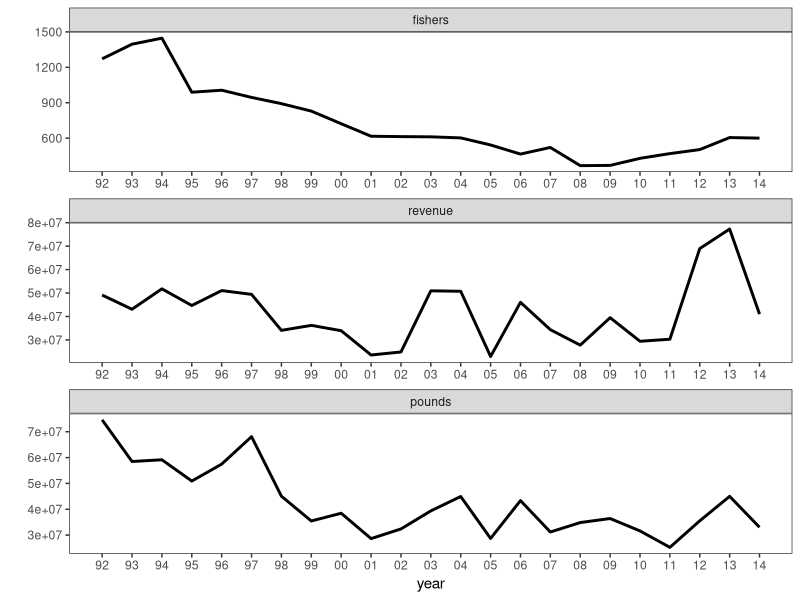
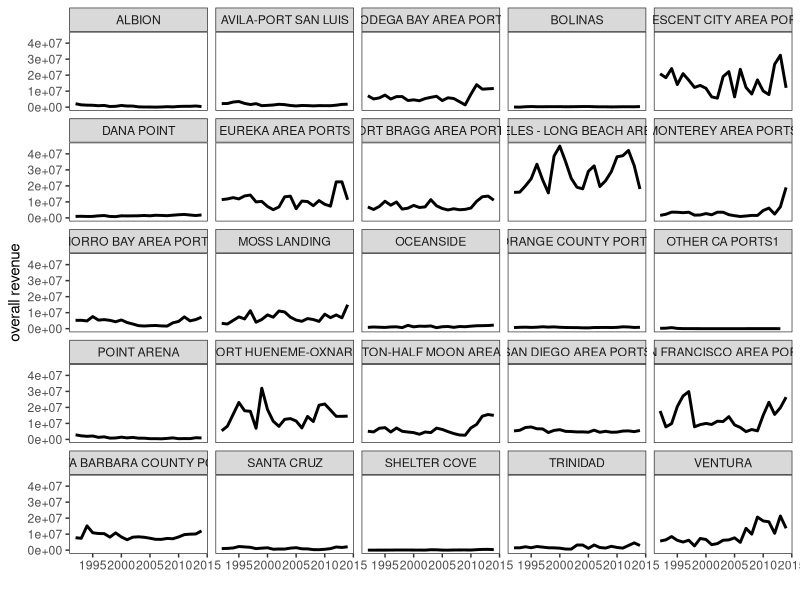
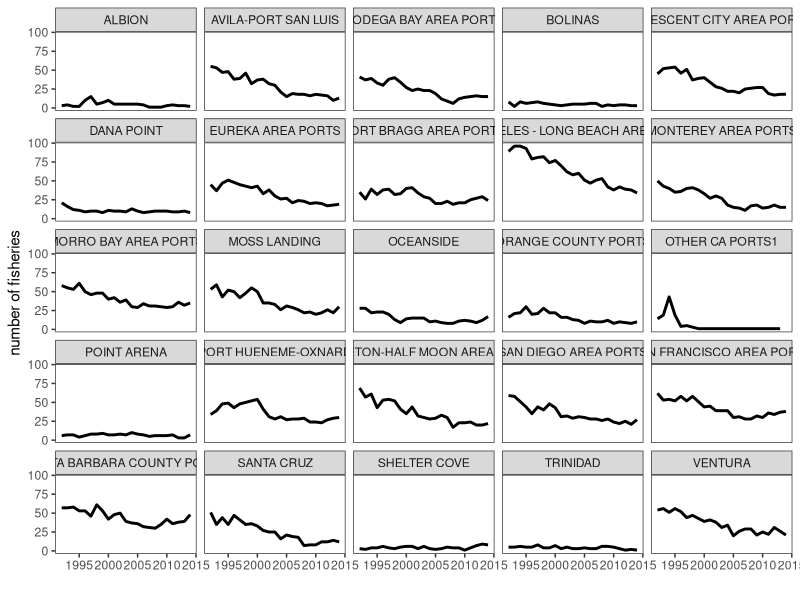
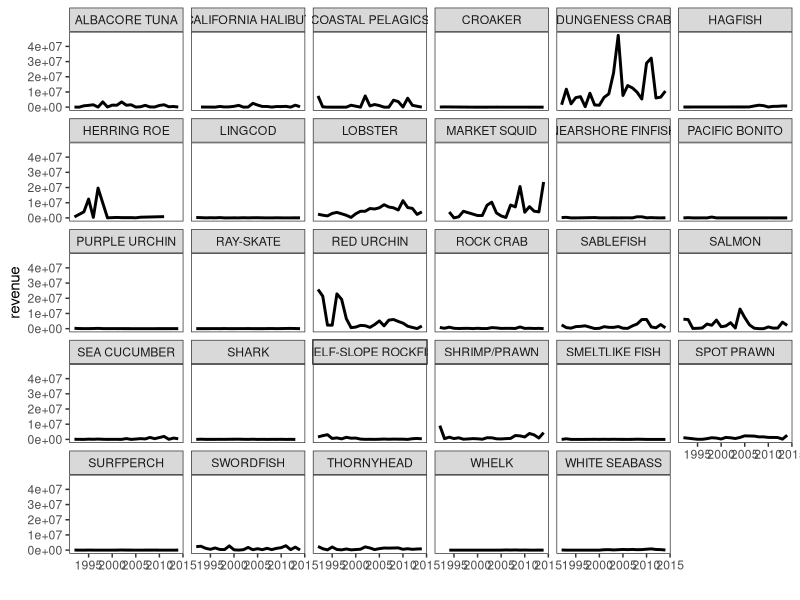
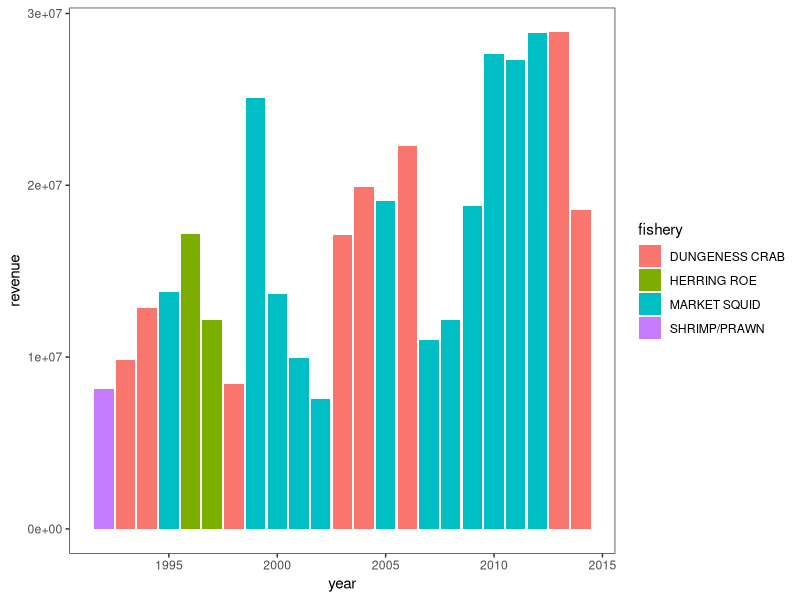
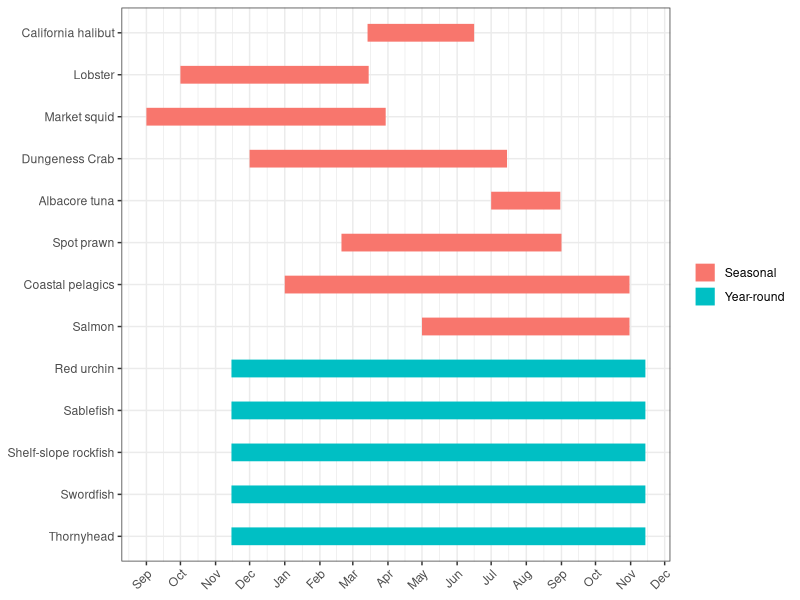
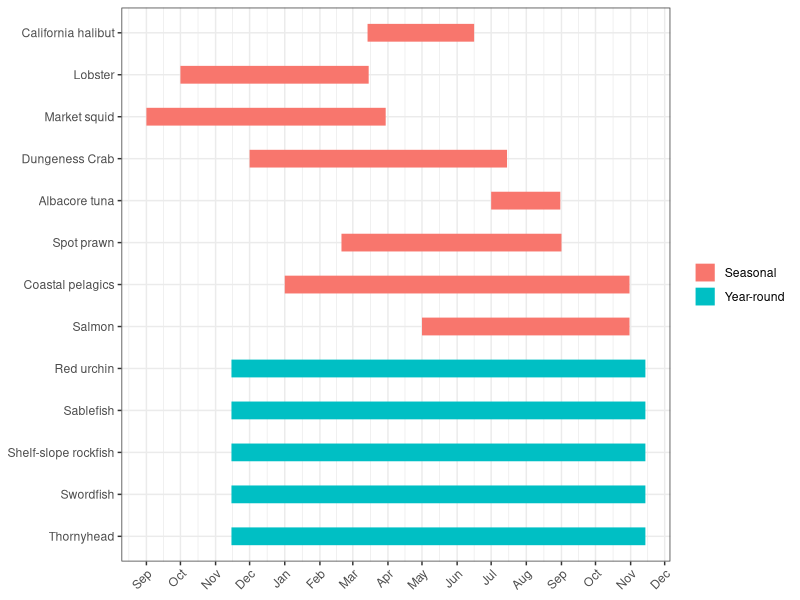

Generate these figures, in order, with R:
## ---- chunk 1
knitr::opts_chunk$set(echo = TRUE)
## ---- chunk 2
# Code for a summary of the timeseries data for all of CA, pulled from all_ca_summary.R
library(reshape2)
library(ggplot2)

ca_summary <- read.csv("Data/ca_summary_92-14.csv")

# Overall trends across timeseries --------------------------------------------
summary_long <- melt(ca_summary, id="year")  # convert to long form for faceted graph
summary_long$year <- as.numeric(summary_long$year)

# Create list to use as year labels in graph
years <- c("92", "93", "94", "95", "96", "97", "98", "99", "00", "01", "02", 
           "03", "04", "05", "06", "07", "08", "09", "10", "11", "12", "13", "14")

summary_plot <- ggplot(summary_long, aes(x = year, y = value)) + 
  theme_bw() +
  geom_line(size = 1) +  
  ylab(" ") + 
  scale_x_continuous(labels=years, breaks=ca_summary$year) +
  theme(panel.grid.major = element_blank(), panel.grid.minor = element_blank()) +
  facet_wrap(~variable, scale="free", ncol = 1)
## ---- chunk 3
summary_plot
## ---- chunk 4
# Code for total revenue per port graph, from CA_port_landings.R
library(dplyr)
library(tidyr)
library(reshape2)
library(ggplot2)

# Read in all landings data
port_landings <- read.csv("Data/port_landings_updated.csv")

pl <- port_landings %>% drop_na()  # remove NAs
pl <- pl[order(pl$year, pl$port, -pl$ex.vessel_revenue), ]  # order by revenue

# Total revenue per port per year
pl_revenue <- group_by(pl, year, port) %>% summarize(revenue = sum(ex.vessel_revenue))
pl_revenue <- pl_revenue %>% filter(port != "OTHER CA PORTS")  # remove empty port category

total_revenue <- ggplot(pl_revenue, aes(x = year, y = revenue)) + 
  theme_bw() +
  geom_line(size=1) +  
  ylab("overall revenue") + xlab(" ") +
  theme(panel.grid.major = element_blank(), panel.grid.minor = element_blank()) +
  facet_wrap(~port, ncol = 5)
## ---- chunk 5
total_revenue
## ---- chunk 6
# Code for numer of fisheries per port graph, from CA_port_landings.R
library(dplyr)
library(tidyr)
library(reshape2)
library(ggplot2)

# Read in all landings data
port_landings <- read.csv("Data/port_landings_updated.csv")

pl_fishgear <- pl %>% unite(fishgear, fishery, gear, sep = " - ")
pl_fishgear$fishgear <- as.factor(pl_fishgear$fishgear)
pl_fishgear <- pl_fishgear %>% filter(port != "OTHER CA PORTS")

pl_count <- count(pl_fishgear, year, port)

fisheries_number <- ggplot(pl_count, aes(x = year, y = n)) + 
  theme_bw() +
  geom_line(size=1) +  
  ylab("number of fisheries") + xlab(" ") +
  theme(panel.grid.major = element_blank(), panel.grid.minor = element_blank()) +
  facet_wrap(~port, ncol = 5)
## ---- chunk 7
fisheries_number
## ---- chunk 8
# Code for plot of revenue by fisheries species, from species_revenue.R
library(dplyr)
library(reshape2)
library(ggplot2)

port_landings <- read.csv("Data/port_landings_updated.csv")

fish_sums <- group_by(port_landings, year, port, fishery) %>% 
  summarize(revenue = sum(ex.vessel_revenue))
fish_sums <- fish_sums %>% drop_na()
fish_sums2 <-  group_by(fish_sums, year, fishery) %>% 
  summarize(revenue = sum(revenue))

fish_revenue_sum <- ggplot(fish_sums2, aes(x = year, y = revenue)) +
  theme_bw() +
  geom_line(size=1) +  
  ylab("revenue") + xlab(" ") +
  theme(panel.grid.major = element_blank(), panel.grid.minor = element_blank()) +
  facet_wrap(~fishery, ncol = 6)
## ---- chunk 9
fish_revenue_sum
## ---- chunk 10
# Code for overall most revenue-producing species per year, from CA_port_landings.R
library(dplyr)
library(tidyr)
library(reshape2)
library(ggplot2)

# Read in all landings data
port_landings <- read.csv("Data/port_landings_updated.csv")

pl_max_yr <- pl %>% 
  arrange(year, desc(ex.vessel_revenue)) %>% 
  group_by(year) %>%
  slice(1:1)

max_revenue_yr <- ggplot(pl_max_yr, aes(y = ex.vessel_revenue, x = year, fill = fishery)) +
  geom_bar(position = "dodge", stat = "identity") +
  ylab("revenue") +
  theme_bw() +
  theme(panel.grid.major = element_blank(), panel.grid.minor = element_blank())
## ---- chunk 11
max_revenue_yr
## ---- chunk 12
# Code for Gantt chart of fisheries timings, from fishery_timings.R
library(plyr)
library(tidyverse)
library(lubridate)
library(scales)

port_landings <- read.csv("Data/port_landings_updated.csv")


# Add season timings to the dataset -------------------------------------------
# Remove "smeltlike fish", where no season data are available
port_landings <- port_landings %>% filter(fishery != "SMELTLIKE FISH")

species <- levels(factor(port_landings$fishery))  # list of species
print(species)

opens <- c("July", "June 16", "January", "Year-round", "November 15", 
           "Year-round", "December", "Year-round", "early October", 
           "September", "Year-round", "June", "Year-round", "Year-round", 
           "Year-round", "Year-round", "Year-round", "May 1", "Year-round", 
           "Year-round", "Year-round", "Year-round", "late February", 
           "August 1", "Year-round", "Year-round", "July 1", "June")

closes <- c("August", "March 14", "October", "Year-round", "July 15", 
            "Year-round", "March", "Year-round", "mid-March", "March",
            "Year-round", "November", "Year-round", "Year-round", "Year-round",
            "Year-round", "Year-round", "October 31", "Year-round", 
            "Year-round", "Year-round", "Year-round", "September", "April 30",
            "Year-round", "Year-round", "March 22", "March")

# Number of days after Nov 15 - start of a new year for this project
# Calculations done here: https://www.timeanddate.com/date/duration.html?y1=2020&m1=11&d1=15&y2=2021&m2=3&d2=1
opens_count <- c(228, 213, 47, 1, 1, 1, 16, 1, 320, 290, 1, 198, 1, 1, 1, 1, 1,
                 167, 1, 1, 1, 1, 105, 259, 1, 1, 228, 198)

closes_count <- c(259, 119, 320, 364, 242, 364, 106, 364, 120, 106, 364, 351, 
                  364, 364, 364, 364, 364, 350, 364, 364, 364, 364, 290, 166,
                  364, 364, 127, 106)

# Combine into one dataframe to double check timings
seasons <- as.data.frame(cbind(species, opens, closes, opens_count, closes_count))

# Isolate the list of fisheries from all of the data to be replaced with the
# start and end dates (saved as new lists). 
fishery <- port_landings$fishery

start_day <- mapvalues(fishery, from = species, to = opens_count)
end_day <- mapvalues(fishery, from = species, to = closes_count)
# TODO: mapvalues is from plyr & a method from dplyr or elsewhere would be better

# Combine with original port landings data & export as .csv
pl_timings <- cbind(port_landings, start_day, end_day)
write.csv(pl_timings, file = "Data/port_landings_timings.csv", row.names = FALSE)

# Gantt chart for species of interest -----------------------------------------
tasks <- tribble(
  ~Start,       ~End,         ~Project,          ~Task,
  "2020-07-01", "2020-08-31", "Seasonal", "Albacore tuna",
  "2020-06-16", "2020-03-14", "Seasonal", "California halibut",
  "2020-01-01", "2020-10-31", "Seasonal", "Coastal pelagics",
  "2019-12-01", "2020-07-15", "Seasonal", "Dungeness Crab",
  "2019-10-01", "2020-03-15", "Seasonal", "Lobster",
  "2019-09-01", "2020-03-30", "Seasonal", "Market squid",
  "2019-11-15", "2020-11-14", "Year-round", "Red urchin",
  "2019-11-15", "2020-11-14", "Year-round", "Sablefish",
  "2020-05-01", "2020-10-31", "Seasonal", "Salmon",
  "2019-11-15", "2020-11-14", "Year-round", "Shelf-slope rockfish",
  "2020-02-20", "2020-09-01", "Seasonal", "Spot prawn",
  "2019-11-15", "2020-11-14", "Year-round", "Swordfish",
  "2019-11-15", "2020-11-14", "Year-round", "Thornyhead",
)

# Convert data too long for ggplot
tasks.long <- tasks %>%
  mutate(Start = ymd(Start),
         End = ymd(End)) %>%
  gather(date.type, task.date, -c(Project, Task)) %>%
  arrange(date.type, task.date) %>%
  mutate(Task = factor(Task, levels=rev(unique(Task)), ordered=TRUE))

# Custom theme for making a clean Gantt chart
theme_gantt <- function(base_size=11) {
  ret <- theme_bw()
  theme(panel.background = element_rect(fill="#ffffff", colour=NA),
        axis.title.x=element_text(vjust=-0.2), 
        axis.title.y=element_text(vjust=1.5),
        title=element_text(vjust=1.2),
        panel.border = element_rect(colour = "black", fill=NA, size=1),
        axis.line=element_blank(),
        axis.ticks=element_blank(),
        legend.position="bottom", 
        axis.title=element_text(size=rel(0.8)),
        strip.text=element_text(size=rel(1)),
        strip.background=element_rect(fill="#ffffff", colour=NA),
        panel.spacing.y=unit(1.5, "lines"),
        legend.key = element_blank())
  
  ret
}

# Build plot
timeline <- ggplot(tasks.long, aes(x=Task, y=task.date, colour=Project)) + 
  geom_line(size=6) + 
  guides(colour=guide_legend(title=NULL)) +
  labs(x=NULL, y=NULL) + coord_flip() +
  scale_y_date(date_breaks="1 month", labels=date_format("%b")) +  # Change how the dates on x-axis display
  theme_gantt() + theme(axis.text.x=element_text(angle=45, hjust=1)) 
timeline
## ---- chunk 13
timeline
